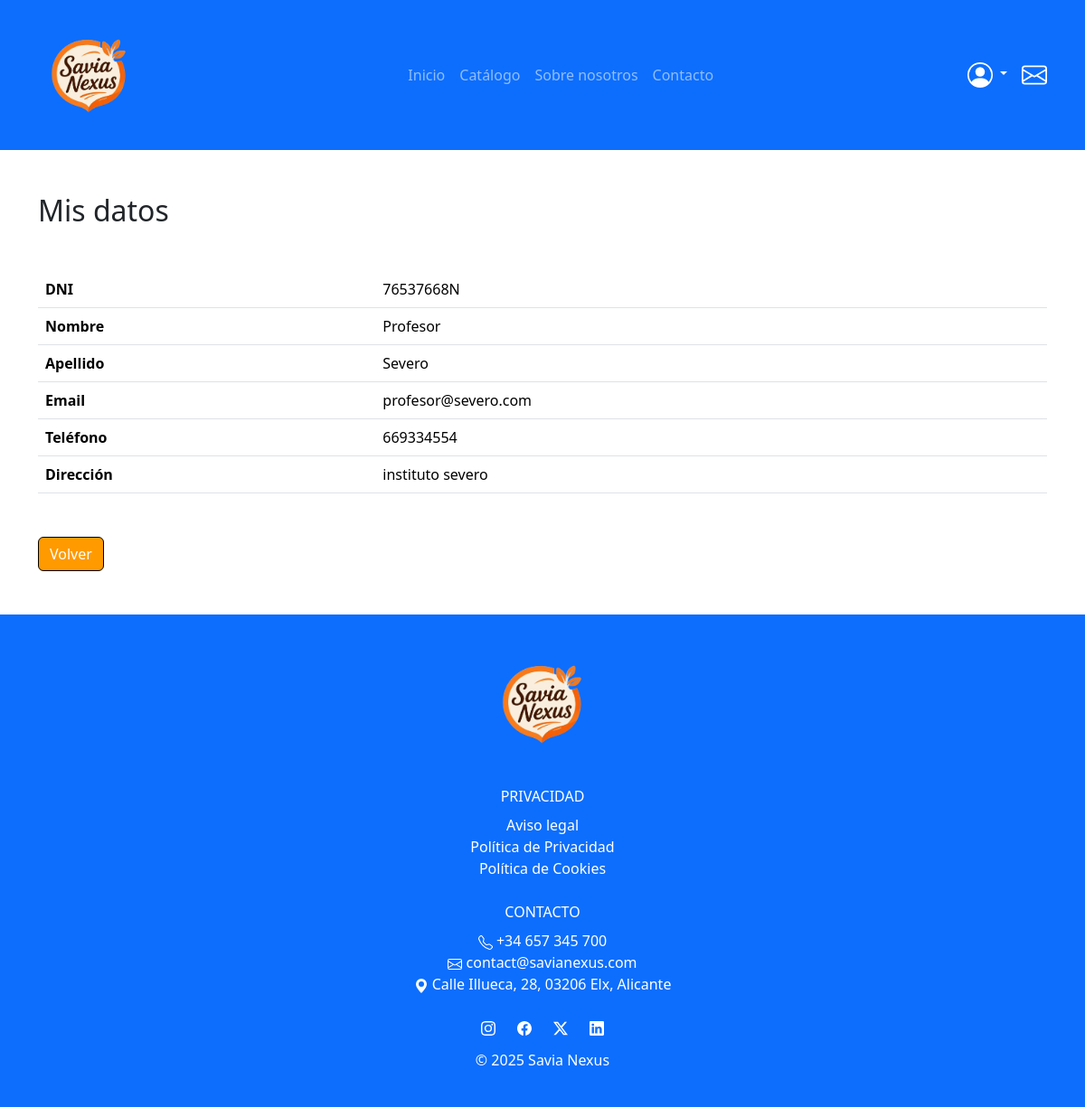
The page /user/profile.php (signed in) on the database its author committed.
### tables this page shows
CREATE TABLE `usuarios` (
  `dni` varchar(9) NOT NULL,
  `nombre` varchar(30) NOT NULL,
  `apellido` varchar(50) NOT NULL,
  `direccion` varchar(50) NOT NULL,
  `email` varchar(50) NOT NULL,
  `telefono` varchar(9) NOT NULL,
  `clave` varchar(250) NOT NULL,
  `rol` enum('cliente','empleado','admin') DEFAULT 'cliente',
  `activo` enum('activo','inactivo') DEFAULT 'activo'
);

### models/User.php (called while the page is built, shortened)
<?php
class User {
    private PDO $pdo;
    public function __construct(PDO $pdo) {
        $this->pdo = $pdo;
    }
    public function getByDni(string $dni) {
        $sql = "SELECT dni, nombre, apellido, direccion, email, telefono, rol, activo
                FROM usuarios
                WHERE dni = ?";
        $stmt = $this->pdo->prepare($sql);
        $stmt->execute([$dni]);
        return $stmt->fetch();
    }
}

### public/user/profile.php (the view, shortened to what this page needs)
<?php
require_once __DIR__ . '/../../includes/config.php';
require_once __DIR__ . '/../../models/User.php';
$userModel = new User($pdo);
$user = $userModel->getByDni($_SESSION['dni']);
?>
<?php include __DIR__ . '/../../includes/head.php'; ?>
<body>
<?php include __DIR__ . '/../../includes/navbar.php'; ?>
<div class="container mt-5 mb-5">
    <h2 class="mb-5">Mis datos</h2>
    <table class="table mt-4">
        <tr><th>DNI</th><td><?= htmlspecialchars($user['dni']) ?></td></tr>
        <tr><th>Nombre</th><td><?= htmlspecialchars($user['nombre']) ?></td></tr>
        <tr><th>Apellido</th><td><?= htmlspecialchars($user['apellido']) ?></td></tr>
        <tr><th>Email</th><td><?= htmlspecialchars($user['email']) ?></td></tr>
        <tr><th>Teléfono</th><td><?= htmlspecialchars($user['telefono']) ?></td></tr>
        <tr><th>Dirección</th><td><?= htmlspecialchars($user['direccion']) ?></td></tr>
    </table>
    <div class="mt-5">
        <a href="dashboard.php" class="btn btn-primary">Volver</a>
    </div>
</div>
<?php include __DIR__ . '/../../includes/footer.php'; ?>
</body>
</html>

### public/assets/css/style.css (style rules this page uses)
:root { --primary-color: #FF9A00; --hover-color: #CC7A00; }
.btn-primary { background-color: var(--primary-color); border-color: black; }
a { text-decoration: none; color: black; }

### rows shown on the page
usuarios: dni "76537668N", nombre "Profesor", apellido "Severo", email "profesor@severo.com", telefono "669334554", direccion "instituto severo"
